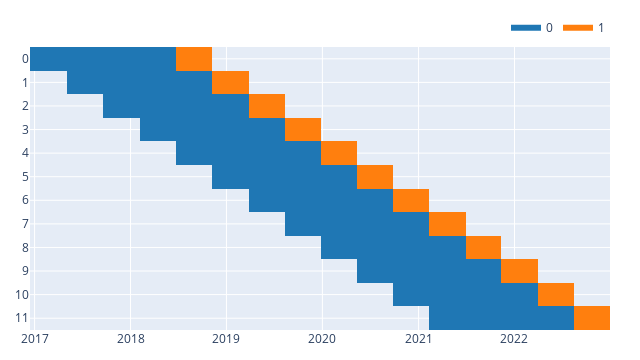

The cell this chart's notebook holds for it:
### Markdown cell above
### Backtest SK-Learn Model with VectorBT

### Code cell
figure = data['Close'].vbt.rolling_split(n=12, window_len=475, set_lens=(95,),left_to_right=False,plot=True)
figure.update_layout(width=640,height=360)
figure.show()

print(list(range(0,7)))

### Figure 1 — Plotly figure (JSON) as saved in the notebook; plotly's stock layout.template omitted (floating-point values rounded to 4 significant figures; data arrays with more than 128 entries replaced by an {"elided": "..."} marker saying what was removed)
{"data": [{"colorscale": [[0, "#1f77b4"], [1, "#1f77b4"]], "hoverongaps": false, "name": "0", "showlegend": true, "showscale": false, "type": "heatmap", "uid": "4b1a0bdd-3bac-420d-a5c6-a14b4f369bc1", "x": {"elided": "1520 str values"}, "y": [11, 10, 9, 8, 7, 6, 5, 4, 3, 2, 1, 0], "z": {"elided": "12x1520 int values"}}, {"colorscale": [[0, "#ff7f0e"], [1, "#ff7f0e"]], "hoverongaps": false, "name": "1", "showlegend": true, "showscale": false, "type": "heatmap", "uid": "f3e5d557-1d9c-4b34-85a8-1594a4cd9931", "x": {"elided": "1520 str values"}, "y": [11, 10, 9, 8, 7, 6, 5, 4, 3, 2, 1, 0], "z": {"elided": "12x1520 int values"}}], "layout": {"height": 360, "legend": {"orientation": "h", "traceorder": "normal", "x": 1, "xanchor": "right", "y": 1.02, "yanchor": "bottom"}, "margin": {"b": 30, "l": 30, "r": 30, "t": 30}, "width": 640, "yaxis": {"type": "category"}}}
